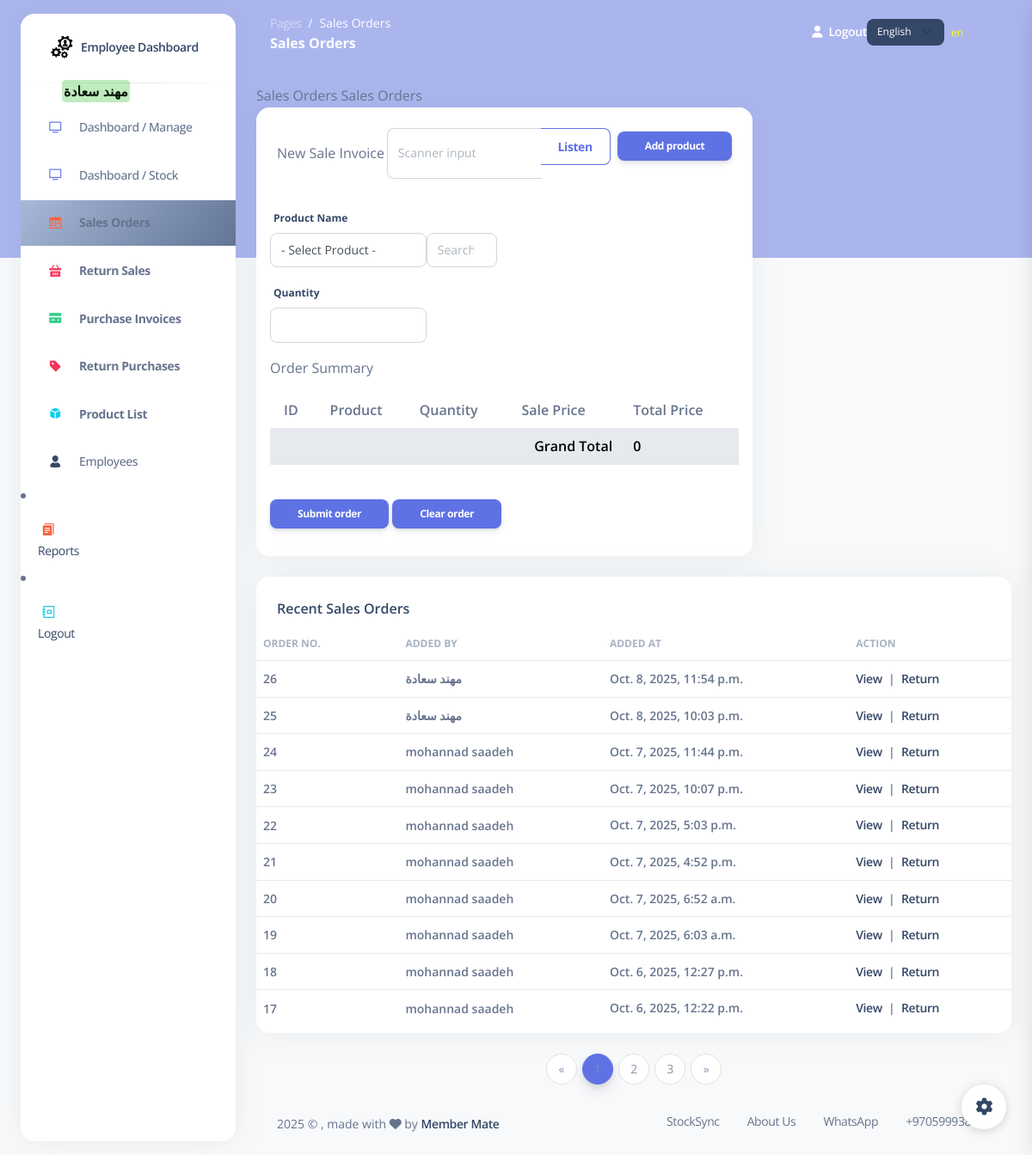
The app's page /sales (signed in), older data.
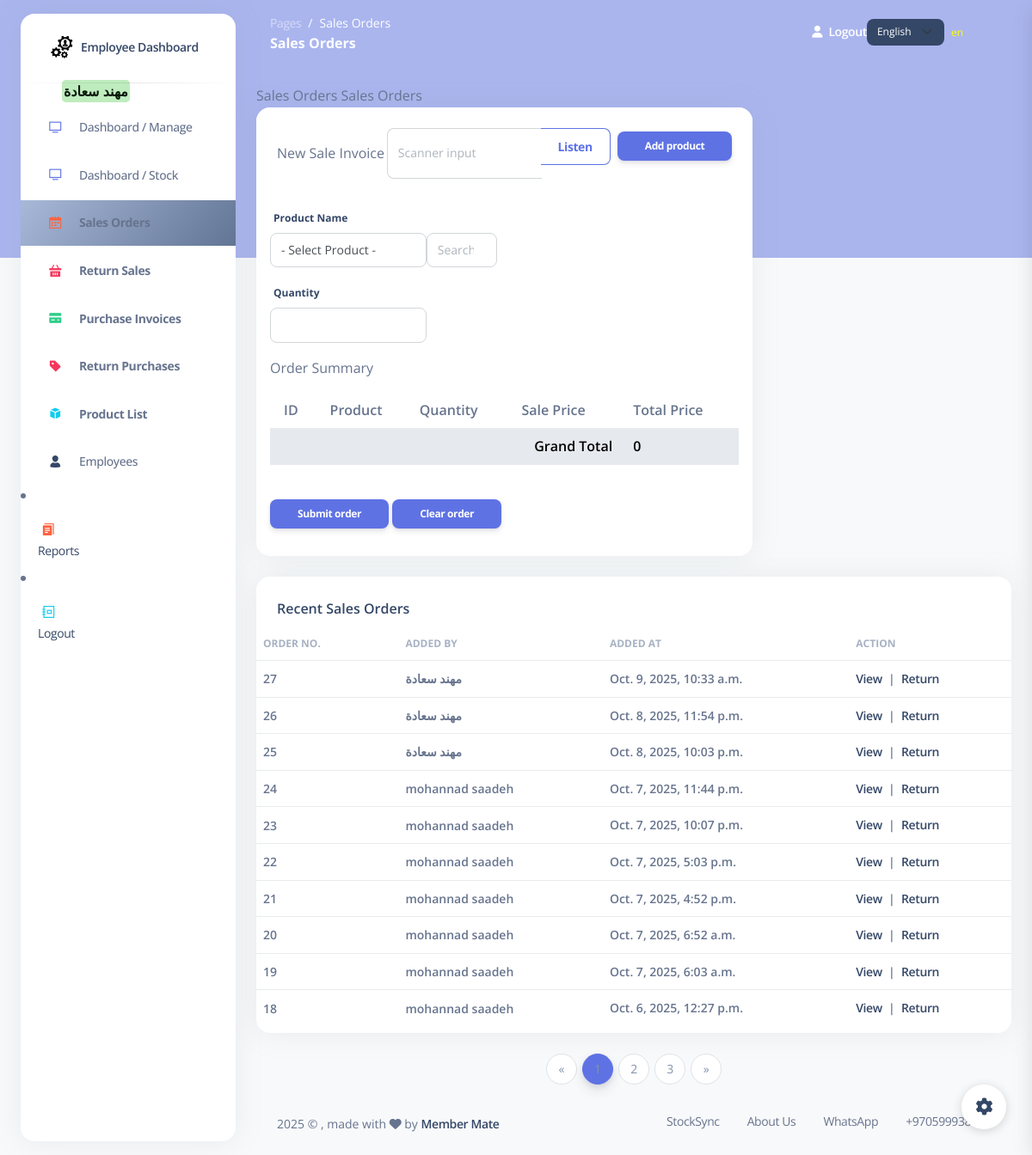
The same page, newer data.
### my_app/models.py (models this page shows)
class Employee(models.Model):
    first_name = models.CharField(max_length=255)
    last_name = models.CharField(max_length=255)
    email = models.EmailField(max_length=255)
    DOB = models.DateField()
    password = models.CharField(max_length=255)
    confirm_password = models.CharField(max_length=255)
    is_active = models.BooleanField(default=False)
    created_at = models.DateTimeField(auto_now_add=True)
    updated_at = models.DateTimeField(auto_now=True)
    objects = EmployeeManager()

class Sale_order(models.Model):
    employee = models.ForeignKey(Employee , related_name="sale_orders", on_delete=models.CASCADE) # RESTRICT  deleted >>  dont delete the item or ( default="Default", on_delete=models.SET_DEFAULT)
    total_amount = models.DecimalField(max_digits=10, decimal_places=2, default=0.00) #means the total amount of the order
    created_at = models.DateTimeField(auto_now_add=True)
    updated_at = models.DateTimeField(auto_now=True)
    objects = Sale_orderManager()

### my_app/views.py (the view)
# urls.py: path('sales', views.display_sales),
def display_sales(request):
    cart = _get_sale_cart(request)
    grand_total = sum(float(item.get('total_price', 0)) for item in cart)
    orders_qs = models.get_all_sales_orders()
    orders_page_number = request.GET.get('orders_page')
    orders_paginator = Paginator(orders_qs, 10)  # 10 orders per page
    orders_page = orders_paginator.get_page(orders_page_number)
    context = {
            'sale_order': cart,
            'products': models.get_all_products(),
            'orders' : orders_page,
            'employee': models.get_employee_by_id(request.session['employee_id']),
            'grand_total': grand_total,
            'orders_paginator': orders_paginator,
        }
    return render(request , 'sale_orders.html', context )

### my_app/templates/sale_orders.html (shortened to what this page needs)
{% extends 'layouts/base.html' %}
{% load static %}
{% load i18n %}
{% block content %}
{% block page_name %}{% trans "Sales Orders" %}{% endblock %}
{% block page_name2 %}{% trans "Sales Orders" %}{% endblock %}
<div class="row">
    <div class="col-8">
    <div class="card mb-4">
        <div class="card-header pb-0">
        <form action="/add_order_to_sale" method="post" id="add-form">
            <div class="d-flex align-items-center">
            <p class="mb-0 ">{% trans "New Sale Invoice" %}</p>
            <div class="input-group ms-auto me-2" style="max-width:260px;">
                <input id="scanner-input" class="form-control" type="text" placeholder="{% trans "Scanner input" %}" aria-label="{% trans "Scanner input" %}">
                <button type="button" class="btn btn-outline-primary" onclick="focusScannerInput()">{% trans "Listen" %}</button>
            </div>
            <button class="btn btn-primary btn-sm">{% trans "Add product" %}</button>
            </div>
        </div>
        <div class="card-body">
            <div class="row">
            <div class="col-md-6">
                <label for="example-text-input" class="form-control-label">{% trans "Product Name" %}</label>
                </div>
                <div class="btn-group ">
                <div class="col-md-4">
                    <div class="form-group">
                    <select id="results-box"   class="form-control" name="product_name">
                        <option value="- Select Product -">{% trans "- Select Product -" %}</option>
                        </select>
                    </div>
                </div>
                <div class="w-15 text-center">
                    <div id="search-form"   outocomplete = "off">
                        <input id="search-input" class="form-control me-2" type="search" placeholder="{% trans "Search" %} " aria-label="{% trans "Search" %}">
                    </div>
                </div>
                </div>
            </div>
            <div class="col-md-4">
                <div class="form-group">
                <label for="example-text-input" class="form-control-label">{% trans "Quantity" %}</label>
                <input class="form-control" type="number" name="quantity" >
                </div>
            </div>
            <form action="/submet_sale_order" method="post">
            <p>{% trans "Order Summary" %}</p>
            <table class="table">
                <tr >
                    <th class="ps-3">{% trans "ID" %}</th>
                    <th class="ps-3">{% trans "Product" %}</th>
                    <th>{% trans "Quantity" %}</th>
                    <th class="ps-3">{% trans "Sale Price" %}</th>
                    <th class="ps-3">{% trans "Total Price" %}</th>
                </tr>
                <tr class="table-secondary fw-bold">
                  <td colspan="4" class="text-end">{% trans "Grand Total" %}</td>
                  <td class="ps-3">{{ grand_total }}</td>
                </tr>
            </table>
            <button type="submit" class="btn btn-primary btn-sm ms-auto mt-4">{% trans "Submit order" %}</button>
            <a href="/clear_sales_list" class="btn btn-primary btn-sm ms-auto mt-4">{% trans "Clear order" %}</a>
            </div>
    </div>
    </div>
</div>
<div class="row">
    <div class="col-12">
    <div class="card mb-4">
        <div class="card-header pb-0">
    <h6>{% trans "Recent Sales Orders" %}</h6>
        </div>
        <div class="card-body px-0 pt-0 pb-2">
        <div class="table-responsive p-0">
            <table class="table align-items-center justify-content-center mb-0">
            <thead>
                <tr>
                <th class="text-uppercase text-secondary text-xs font-weight-bolder opacity-7 ps-2">{% trans "Order No." %}</th>
                <th class="text-uppercase text-secondary text-xs font-weight-bolder opacity-7 ps-2 ">{% trans "Added by" %}</th>
                <th class="text-uppercase text-secondary text-xs font-weight-bolder opacity-7 ps-2 ">{% trans "Added at" %}</th>
                <th class="text-uppercase text-secondary text-xs font-weight-bolder opacity-7 ps-2">{% trans "Action" %}</th>
                </tr>
            </thead>
            <tbody>
                {% for order in orders %}
                <tr>
                <td>
                    <p class="text-sm mb-0 font-weight-bold mb-0"> {{order.id}} </p>
                </td>
                <td>
                    <p class="text-sm mb-0 font-weight-bold mb-0"> {{order.employee.first_name}} {{order.employee.last_name}}</p>
                </td>
                <td>
                    <span class="text-sm mb-0 font-weight-bold">{{order.created_at}}</span>
                </td>
                <td>
                    <span class="text-sm  mb-0 font-weight-bold">
                        <a href="/view_sale_order/{{order.id}}">{% trans "View" %}</a>
                        &nbsp;|&nbsp;
                        <a href="{% url 'sale_return_create' order.id %}" class="return-link" data-return-label="{% trans "Sale" %} #{{ order.id }}">{% trans "Return" %}</a>
                    </span>
                </td>
                </tr>
                {% endfor %}
            </tbody>
            </table>
        </div>
        </div>
    </div>
    </div>
</div>
{% if orders_paginator.num_pages > 1 %}
<div class="row">
    <div class="col-12 d-flex justify-content-center">
        <nav aria-label="Orders pagination">
            <ul class="pagination">
                {% if orders.has_previous %}
                    <li class="page-item">
                        <a class="page-link" href="?orders_page={{ orders.previous_page_number }}" aria-label="Previous">&laquo;</a>
                    </li>
                {% else %}
                    <li class="page-item disabled"><span class="page-link">&laquo;</span></li>
                {% endif %}
                {% for num in orders.paginator.page_range %}
                    {% if orders.number == num %}
                        <li class="page-item active"><span class="page-link">{{ num }}</span></li>
                    {% else %}
                        <li class="page-item"><a class="page-link" href="?orders_page={{ num }}">{{ num }}</a></li>
                    {% endif %}
                {% endfor %}
                {% if orders.has_next %}
                    <li class="page-item">
                        <a class="page-link" href="?orders_page={{ orders.next_page_number }}" aria-label="Next">&raquo;</a>
                    </li>
                {% else %}
                    <li class="page-item disabled"><span class="page-link">&raquo;</span></li>
                {% endif %}
            </ul>
        </nav>
    </div>
</div>
{% endif %}
{% endblock content %}

### my_app/templates/includes/aside.html (shortened to what this page needs)
{% load static %}
{% load i18n %}
<aside class="sidenav bg-white navbar navbar-vertical navbar-expand-xs border-0 border-radius-xl my-3 fixed-start ms-4 " id="sidenav-main">
    <div class="sidenav-header">
        <a class="navbar-brand m-0" target="_blank">
        <img src="{% static 'img/logo.PNG' %}" class="navbar-brand-img h-100" alt="main_logo">
    <span class="ms-1 font-weight-bold">{% trans "Employee Dashboard" %}</span>
        </a>
        <hr class="horizontal dark mt-0">
    </div>
            <span class="nav-link-text ms-5">
                <b class="message_success" >{{employee.first_name}} {{employee.last_name}}</b>
            </span>
                <div id="sidenav-scrollbar">
        <ul class="navbar-nav">
        <li class="nav-item {% if request.path == '/index'   %} bg-gradient-secondary {% endif %}">
            <a class="nav-link " href="/index">
            <div class="icon icon-shape icon-sm border-radius-md text-center me-2 d-flex align-items-center justify-content-center">
                <i class="ni ni-tv-2 text-primary text-sm opacity-10"></i>
            </div>
            <span class="nav-link-text ms-1">{% trans "Dashboard / Manage" %}</span>
            </a>
        </li>
        <li class="nav-item {% if request.path == '/employye_dashboard'   %} bg-gradient-secondary {% endif %}">
            <a class="nav-link " href="/employye_dashboard">
            <div class="icon icon-shape icon-sm border-radius-md text-center me-2 d-flex align-items-center justify-content-center">
                <i class="ni ni-tv-2 text-primary text-sm opacity-10"></i>
            </div>
            <span class="nav-link-text ms-1">{% trans "Dashboard / Stock" %}</span>
            </a>
        </li>
        <li class="nav-item {% if request.path == '/sales' or 'view_sale_order' in request.path %} bg-gradient-secondary {% endif %}">
            <a class="nav-link " href="/sales">
            <div class="icon icon-shape icon-sm border-radius-md text-center me-2 d-flex align-items-center justify-content-center">
                <i class="ni ni-calendar-grid-58 text-warning text-sm opacity-10"></i>
            </div>
            <span class="nav-link-text ms-1"> <strong>{% trans "Sales Orders" %}</strong></span>
            </a>
        </li>
                <li class="nav-item {% if request.path == '/return_sales' or 'view_return_sale' in request.path  %} bg-gradient-danger {% endif %}">
            <a class="nav-link " href="/return_sales">
            <div class="icon icon-shape icon-sm border-radius-md text-center me-2 d-flex align-items-center justify-content-center">
                <i class="ni ni-basket text-danger text-sm opacity-10"></i>
            </div>
            <span class="nav-link-text ms-1"><strong>{% trans "Return Sales" %}</strong></span>
            </a>
        </li>
        <li class="nav-item {% if request.path == '/purchases' or 'view_purchase_invoice' in request.path  %} bg-gradient-success {% endif %}">
            <a class="nav-link " href="/purchases">
            <div class="icon icon-shape icon-sm border-radius-md text-center me-2 d-flex align-items-center justify-content-center">
                <i class="ni ni-credit-card text-success text-sm opacity-10"></i>
            </div>
            <span class="nav-link-text ms-1"><strong>{% trans "Purchase Invoices" %}</strong></span>
            </a>
        </li>
        <li class="nav-item {% if request.path == '/return_purchases' or 'view_return_invoice' in request.path  %} bg-gradient-danger {% endif %}">
            <a class="nav-link " href="/return_purchases">
            <div class="icon icon-shape icon-sm border-radius-md text-center me-2 d-flex align-items-center justify-content-center">
                <i class="ni ni-tag text-danger text-sm opacity-10"></i>
            </div>
            <span class="nav-link-text ms-1"><strong>{% trans "Return Purchases" %}</strong></span>
            </a>
        </li>
        <li class="nav-item {% if request.path == '/products/' or 'products' in request.path %} bg-gradient-success {% endif %}">
            <a class="nav-link " href="/products">
            <div class="icon icon-shape icon-sm border-radius-md text-center me-2 d-flex align-items-center justify-content-center">
                <i class="ni ni-app text-info text-sm opacity-10"></i>
            </div>
            <span class="nav-link-text ms-1"> <strong>{% trans "Product List" %}</strong></span>
            </a>
        </li>
        <li class="nav-item {% if request.path == '/employees'   %} bg-gradient-secondary {% endif %}">
            <a class="nav-link " href="/employees">
            <div class="icon icon-shape icon-sm border-radius-md text-center me-2 d-flex align-items-center justify-content-center">
                <i class="ni ni-single-02 text-dark text-sm opacity-10"></i>
            </div>
            <span class="nav-link-text ms-1">{% trans "Employees" %}</span>
            </a>
        </li>
            </ul>
            </div>
        <li class="nav-item {% if request.path == '/employee_reports'   %} bg-gradient-secondary {% endif %}">
            <a class="nav-link " href="/employee_reports">
            <div class="icon icon-shape icon-sm border-radius-md text-center me-2 d-flex align-items-center justify-content-center">
                <i class="ni ni-single-copy-04 text-warning text-sm opacity-10"></i>
            </div>
            <span class="nav-link-text ms-1">{% trans "Reports" %}</span>
            </a>
        </li>
        <li class="nav-item">
            <a class="nav-link " href="/emp_logout">
            <div class="icon icon-shape icon-sm border-radius-md text-center me-2 d-flex align-items-center justify-content-center">
                <i class="ni ni-collection text-info text-sm opacity-10"></i>
            </div>
            <span class="nav-link-text ms-1">{% trans "Logout" %}</span>
            </a>
        </li>
</aside>

Row changes from the older to the newer data that the page shows:
no longer on this page (row unchanged): Sale_order: id "17", employee.first_name "mohannad", employee.last_name "saadeh", created_at "Oct. 6, 2025, 12:22 p.m."
added Sale_order: id "27", employee.first_name "مهند", employee.last_name "سعادة", created_at "Oct. 9, 2025, 10:33 a.m."
